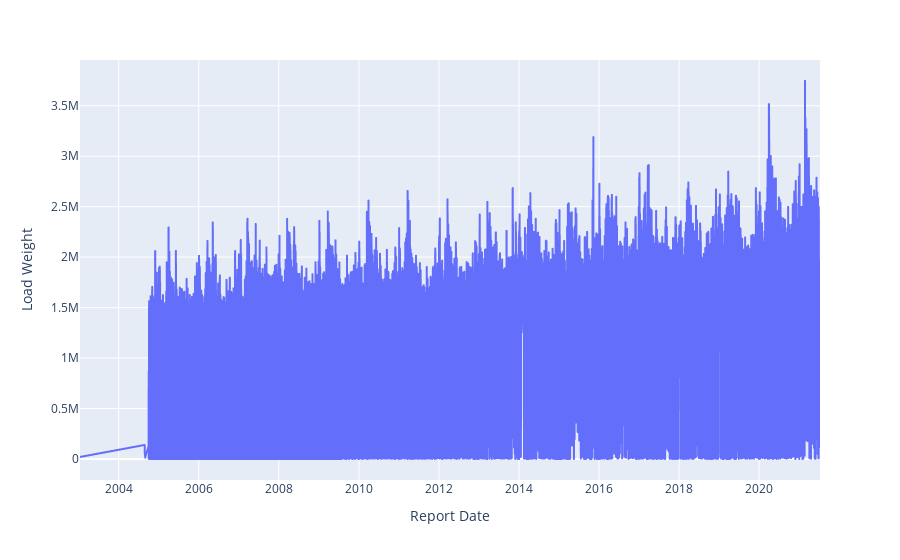

The cell this chart's notebook holds for it:
### Code cell
fig = px.line(x=df.index, y=df, labels={'x':'Report Date', 'y':'Load Weight'})
fig.show()

### Figure 1 — Plotly figure (JSON) as saved in the notebook; plotly's stock layout.template omitted (floating-point values rounded to 4 significant figures; data arrays with more than 128 entries replaced by an {"elided": "..."} marker saying what was removed)
{"data": [{"hovertemplate": "Report Date=%{x}<br>Load Weight=%{y}<extra></extra>", "legendgroup": "", "line": {"color": "#636efa", "dash": "solid"}, "marker": {"symbol": "circle"}, "mode": "lines", "name": "", "showlegend": false, "type": "scattergl", "x": {"elided": "5591 str values"}, "xaxis": "x", "y": {"elided": "5591 float values"}, "yaxis": "y"}], "layout": {"legend": {"tracegroupgap": 0}, "margin": {"t": 60}, "xaxis": {"anchor": "y", "domain": [0, 1], "title": {"text": "Report Date"}}, "yaxis": {"anchor": "x", "domain": [0, 1], "title": {"text": "Load Weight"}}}}
